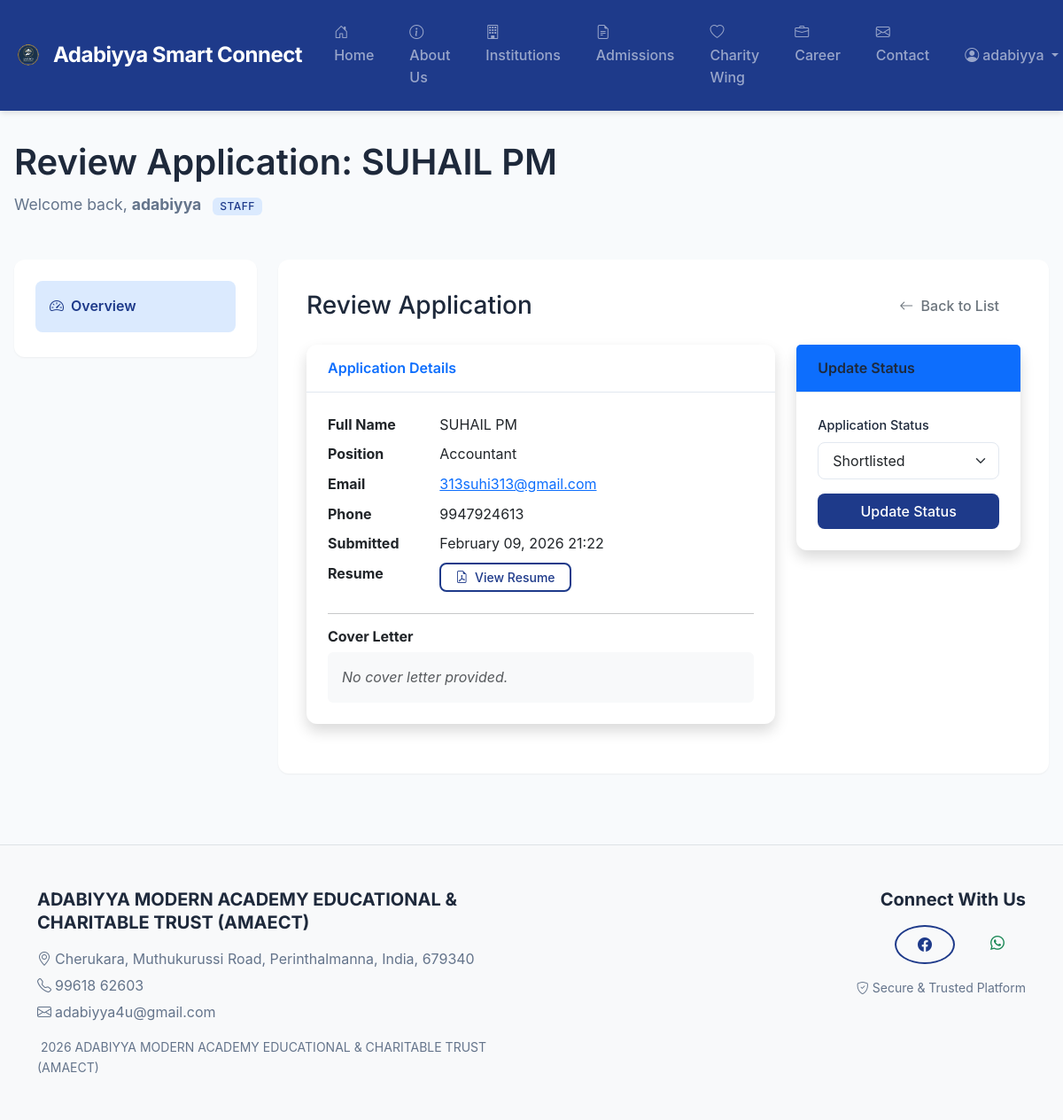
Page /dashboard/admin/applications/1/review/ (signed in) on the committed database.
### accounts/models.py (models this page shows, shortened)
class User(AbstractUser):
    class Roles(models.TextChoices):
        ADMIN = "ADMIN", _("Admin")
        STAFF = "STAFF", _("Staff")
        STUDENT = "STUDENT", _("Student")
        PARENT = "PARENT", _("Parent")
        SPONSOR = "SPONSOR", _("Sponsor")
        COMMITTEE = "COMMITTEE", _("Committee Member")
        APPLICANT = "APPLICANT", _("Applicant")
    role = models.CharField(
        _("role"),
        max_length=20,
        choices=Roles.choices,
        default=Roles.STAFF,
    )
    phone = models.CharField(_("phone number"), max_length=20, blank=True)
    is_phone_verified = models.BooleanField(default=False)
    organization_name = models.CharField(
        max_length=255, blank=True, help_text="Institution or branch name (optional)."
    )

### core/models.py (models this page shows, shortened)
class JobApplication(models.Model):
    STATUS_PENDING = 'PENDING'
    STATUS_REVIEWED = 'REVIEWED'
    STATUS_SHORTLISTED = 'SHORTLISTED'
    STATUS_REJECTED = 'REJECTED'
    STATUS_CHOICES = [
        (STATUS_PENDING, 'Pending Review'),
        (STATUS_REVIEWED, 'Reviewed'),
        (STATUS_SHORTLISTED, 'Shortlisted'),
        (STATUS_REJECTED, 'Rejected'),
    ]
    job = models.ForeignKey(JobOpening, on_delete=models.CASCADE, related_name='applications')
    full_name = models.CharField(max_length=255)
    email = models.EmailField()
    phone = models.CharField(max_length=20)
    resume = models.FileField(upload_to='resumes/')
    cover_letter = models.TextField(blank=True)
    status = models.CharField(max_length=20, choices=STATUS_CHOICES, default=STATUS_PENDING)
    submitted_at = models.DateTimeField(auto_now_add=True)
    class Meta:
        ordering = ["-submitted_at"]
        verbose_name = _("Job Application")
        verbose_name_plural = _("Job Applications")

class JobOpening(models.Model):
    title = models.CharField(max_length=255)
    description = models.TextField()
    application_link = models.URLField(blank=True, help_text=_("External link or mailto: syntax."))
    is_active = models.BooleanField(default=True)
    posted_at = models.DateTimeField(auto_now_add=True)
    class Meta:
        ordering = ["-posted_at"]
        verbose_name = _("Job Opening")
        verbose_name_plural = _("Job Openings")

### core/views.py (the view, shortened to what this page needs)
# urls.py: path("dashboard/admin/applications/<int:pk>/review/", views.JobApplicationUpdateView.as_view(), name="job_application_review"),
class JobApplicationUpdateView(RoleRequiredMixin, UpdateView):
    model = JobApplication
    fields = ['status']
    template_name = "core/job_application_review.html"
    success_url = reverse_lazy('core:job_application_list')
    allowed_roles = [User.Roles.ADMIN]
    def get_context_data(self, **kwargs):
        context = super().get_context_data(**kwargs)
        context['page_title'] = f"Review Application: {self.object.full_name}"
        return context

### templates/core/job_application_review.html (shortened to what this page needs)
{% extends "core/dashboard_base.html" %}
{% load static %}
{% load widget_tweaks %}
{% block dashboard_title %}Review Application: {{ object.full_name }}{% endblock %}
{% block dashboard_content %}
<div class="d-flex justify-content-between align-items-center mb-4">
    <h1 class="h3 mb-0 text-gray-800">Review Application</h1>
    <a href="{% url 'core:job_application_list' %}" class="btn btn-outline-secondary">
        <i class="bi bi-arrow-left me-1"></i> Back to List
    </a>
</div>
<div class="row">
    <div class="col-md-8">
        <div class="card shadow mb-4">
            <div class="card-header py-3">
                <h6 class="m-0 font-weight-bold text-primary">Application Details</h6>
            </div>
            <div class="card-body">
                <dl class="row">
                    <dt class="col-sm-3">Full Name</dt>
                    <dd class="col-sm-9">{{ object.full_name }}</dd>
                    <dt class="col-sm-3">Position</dt>
                    <dd class="col-sm-9">{{ object.job.title }}</dd>
                    <dt class="col-sm-3">Email</dt>
                    <dd class="col-sm-9"><a href="mailto:{{ object.email }}">{{ object.email }}</a></dd>
                    <dt class="col-sm-3">Phone</dt>
                    <dd class="col-sm-9">{{ object.phone }}</dd>
                    <dt class="col-sm-3">Submitted</dt>
                    <dd class="col-sm-9">{{ object.submitted_at|date:"F d, Y H:i" }}</dd>
                    <dt class="col-sm-3">Resume</dt>
                    <dd class="col-sm-9">
                        {% if object.resume %}
                        <a href="{{ object.resume.url }}" target="_blank" class="btn btn-sm btn-outline-primary">
                            <i class="bi bi-file-earmark-pdf me-1"></i> View Resume
                        </a>
                        {% else %}
                        <span class="text-muted">No resume uploaded.</span>
                        {% endif %}
                    </dd>
                </dl>
                <hr>
                <h5 class="h6 fw-bold">Cover Letter</h5>
                <div class="bg-light p-3 rounded">
                    {% if object.cover_letter %}
                    {{ object.cover_letter|linebreaks }}
                    {% else %}
                    <span class="text-muted fst-italic">No cover letter provided.</span>
                    {% endif %}
                </div>
            </div>
        </div>
    </div>
    <div class="col-md-4">
        <div class="card shadow mb-4">
            <div class="card-header py-3 bg-primary text-white">
                <h6 class="m-0 font-weight-bold">Update Status</h6>
            </div>
            <div class="card-body">
                <form method="post">
                    <div class="mb-3">
                        <label for="{{ form.status.id_for_label }}" class="form-label">Application Status</label>
                        {% render_field form.status class="form-select" %}
                    </div>
                    <div class="d-grid gap-2">
                        <button type="submit" class="btn btn-primary">Update Status</button>
                    </div>
                </form>
            </div>
        </div>
    </div>
</div>
{% endblock %}

### templates/core/dashboard_base.html (shortened to what this page needs)
{% extends "base.html" %}
{% load static %}
{% block content %}
<div class="dashboard-container">
  <div class="dashboard-header">
    <h1>{% block dashboard_title %}Dashboard{% endblock %}</h1>
    <p class="subtitle">
      Welcome back, <strong>{{ user.get_full_name|default:user.username }}</strong>
      <span class="badge badge-primary ms-2">{{ user.get_role_display }}</span>
    </p>
  </div>
  <div class="row">
    <div class="col-lg-3 mb-4">
      <div class="dashboard-sidebar">
        <nav class="nav flex-column">
          <a class="nav-link active" href="{% url 'core:dashboard_router' %}">
            <i class="bi bi-speedometer2"></i> Overview
          </a>
        </nav>
      </div>
    </div>
    <div class="col-lg-9">
      <div class="dashboard-content">
        {% block dashboard_content %}{% endblock %}
      </div>
    </div>
  </div>
</div>
{% endblock %}

### templates/base.html (shortened to what this page needs)
<!doctype html>
<html lang="en">
<head>
  <link href="https://cdn.jsdelivr.net/npm/bootstrap@5.3.3/dist/css/bootstrap.min.css" rel="stylesheet">
  <link rel="stylesheet" href="https://cdn.jsdelivr.net/npm/bootstrap-icons@1.11.3/font/bootstrap-icons.css">
  {% load static %}
  {% load static %}
  <link rel="stylesheet" href="{% static 'css/custom.css' %}?v=1.2">
</head>
<body>
  <nav class="navbar navbar-expand-lg navbar-dark sticky-top">
    <div class="container-fluid">
      <a class="navbar-brand d-flex align-items-center gap-2" href="{% url 'core:home' %}">
        <img src="{% static 'img/ADABIYYA_LOGO.png' %}" alt="Logo" width="40" height="40"
          class="d-inline-block align-text-top">
        <span>Adabiyya Smart Connect</span>
      </a>
      <div class="collapse navbar-collapse" id="mainNav">
        <ul class="navbar-nav me-auto mb-2 mb-lg-0">
          <li class="nav-item">
            <a class="nav-link {% if request.resolver_match.url_name == 'home' %}active{% endif %}"
              href="{% url 'core:home' %}">
              <i class="bi bi-house-door me-1"></i>Home
            </a>
          </li>
          <li class="nav-item">
            <a class="nav-link {% if request.resolver_match.url_name == 'about' %}active{% endif %}"
              href="{% url 'core:about' %}">
              <i class="bi bi-info-circle me-1"></i>About Us
            </a>
          </li>
          <li class="nav-item">
            <a class="nav-link {% if request.resolver_match.url_name == 'institutions' %}active{% endif %}"
              href="{% url 'core:institutions' %}">
              <i class="bi bi-building me-1"></i>Institutions
            </a>
          </li>
          <li class="nav-item">
            <a class="nav-link {% if request.resolver_match.url_name == 'admissions_info' %}active{% endif %}"
              href="{% url 'core:admissions_info' %}">
              <i class="bi bi-file-earmark-text me-1"></i>Admissions
            </a>
          </li>
          <li class="nav-item">
            <a class="nav-link {% if request.resolver_match.url_name == 'charity' %}active{% endif %}"
              href="{% url 'core:charity' %}">
              <i class="bi bi-heart me-1"></i>Charity Wing
            </a>
          </li>
          <li class="nav-item">
            <a class="nav-link {% if request.resolver_match.url_name == 'career' %}active{% endif %}"
              href="{% url 'core:career' %}">
              <i class="bi bi-briefcase me-1"></i>Career
            </a>
          </li>
          <li class="nav-item">
            <a class="nav-link {% if request.resolver_match.url_name == 'contact' %}active{% endif %}"
              href="{% url 'core:contact' %}">
              <i class="bi bi-envelope me-1"></i>Contact
            </a>
          </li>
        </ul>
        <ul class="navbar-nav">
          {% if user.is_authenticated %}
          <li class="nav-item dropdown">
            <a class="nav-link dropdown-toggle" href="#" id="userDropdown" role="button" data-bs-toggle="dropdown"
              aria-expanded="false">
              <i class="bi bi-person-circle me-1"></i>{{ user.get_full_name|default:user.username }}
            </a>
          </li>
          {% else %}
          <li class="nav-item">
            <a class="nav-link" href="{% url 'accounts:login' %}">
              <i class="bi bi-box-arrow-in-right me-1"></i>Login
            </a>
          </li>
          {% endif %}
        </ul>
      </div>
    </div>
  </nav>
  <main>
    {% block content %}{% endblock %}
  </main>
  <footer class="mt-5 bg-light border-top py-5">
    <div class="container">
      <div class="row gy-4">
        <div class="col-md-6 text-center text-md-start">
          <h5 class="fw-bold mb-3">ADABIYYA MODERN ACADEMY EDUCATIONAL & CHARITABLE TRUST (AMAECT)</h5>
          <p class="mb-1 text-muted-custom">
            <i class="bi bi-geo-alt me-1"></i>Cherukara, Muthukurussi Road, Perinthalmanna, India, 679340
          </p>
          <p class="mb-1 text-muted-custom">
            <i class="bi bi-telephone me-1"></i>99618 62603
          </p>
          <p class="mb-3 text-muted-custom">
            <i class="bi bi-envelope me-1"></i>adabiyya4u@gmail.com
          </p>
          <p class="mb-0 text-muted-custom small">
            {% now "Y" %} ADABIYYA MODERN ACADEMY EDUCATIONAL & CHARITABLE TRUST
            (AMAECT)
          </p>
        </div>
        <div class="col-md-6 text-center text-md-end">
          <h5 class="fw-bold mb-3">Connect With Us</h5>
          <div class="d-flex justify-content-center justify-content-md-end gap-3 mb-3">
            <a href="https://www.facebook.com/share/p/1Bn9hTLym8/" target="_blank"
              class="btn btn-outline-primary rounded-circle" title="Facebook">
              <i class="bi bi-facebook"></i>
            </a>
            <a href="https://wa.me/919961862603" target="_blank" class="btn btn-outline-success rounded-circle"
              title="WhatsApp">
              <i class="bi bi-whatsapp"></i>
            </a>
          </div>
          <p class="mb-0 text-muted-custom small">
            <i class="bi bi-shield-check me-1"></i>Secure & Trusted Platform
          </p>
        </div>
      </div>
    </div>
  </footer>
</body>
</html>

### rows in the picture
User: get_full_name "adabiyya", role "STAFF"
JobApplication: full_name "SUHAIL PM", job "Accountant", email "313suhi313@gmail.com", phone "9947924613", submitted_at "February 09, 2026 21:22", status "Shortlisted"
